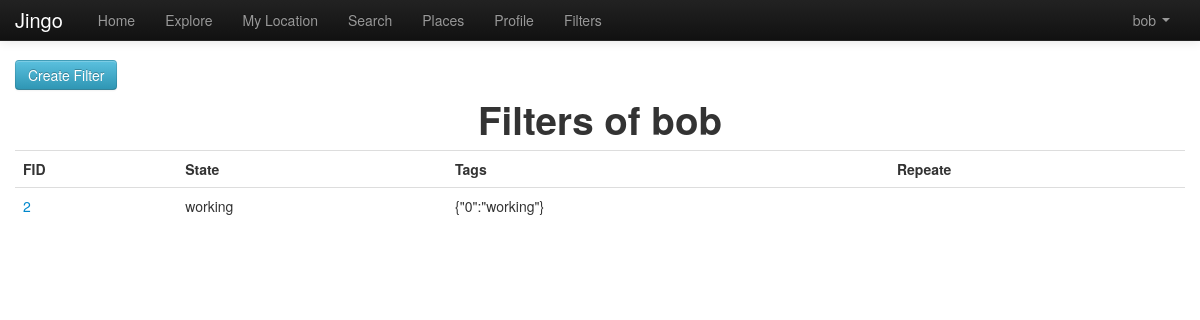
Page /index.php/home/filters (signed in) on the committed database.
### tables this page shows
CREATE TABLE IF NOT EXISTS `filter` (
  `fid` int(11) NOT NULL AUTO_INCREMENT,
  `uid` int(11) NOT NULL,
  `state` varchar(64) NOT NULL,
  `tags` varchar(64) NOT NULL,
  `s_from` datetime DEFAULT '0000-00-00 00:00:00',
  `s_to` datetime DEFAULT '0000-00-00 00:00:00',
  `repeat_flag` tinyint(1) DEFAULT '0',
  `sunday` tinyint(1) DEFAULT '0',
  `monday` tinyint(1) DEFAULT '0',
  `tuesday` tinyint(1) DEFAULT '0',
  `wednesday` tinyint(1) DEFAULT '0',
  `thursday` tinyint(1) DEFAULT '0',
  `friday` tinyint(1) DEFAULT '0',
  `saturday` tinyint(1) DEFAULT '0',
  `dt_inserted` datetime NOT NULL,
  `dt_edited` timestamp NOT NULL DEFAULT CURRENT_TIMESTAMP,
  `active` tinyint(1) NOT NULL DEFAULT '1',
  PRIMARY KEY (`fid`)
);

CREATE TABLE IF NOT EXISTS `user` (
  `uid` int(11) NOT NULL AUTO_INCREMENT,
  `uname` varchar(50) NOT NULL,
  `email` varchar(50) NOT NULL,
  `password` varchar(50) NOT NULL,
  `dt_inserted` datetime NOT NULL,
  `dt_edited` timestamp NOT NULL DEFAULT '0000-00-00 00:00:00' ON UPDATE CURRENT_TIMESTAMP,
  `first_name` varchar(50) NOT NULL,
  `last_name` varchar(50) NOT NULL,
  `gender` tinyint(1) DEFAULT NULL,
  `photo` varchar(100) DEFAULT NULL,
  `description` varchar(1000) NOT NULL,
  `last_latitude` float NOT NULL DEFAULT '0',
  `last_longitude` float NOT NULL DEFAULT '0',
  `current_state` varchar(50) NOT NULL,
  `active` tinyint(1) NOT NULL DEFAULT '1',
  PRIMARY KEY (`uid`),
  UNIQUE KEY `email` (`email`,`uname`)
);

### application/controllers/home.php (called while the page is built, shortened)
<?php
class Home extends CI_Controller{
    public function __construct(){
        $this->load->helper('view_helper');
        $this->load->view('header');
    }
      public function filters(){
        $user = $_SESSION['user'];
        $filters = array();
        if($user){
            $this->load->model('Filter');
            $this->Filter->uid = $user['uid'];
            $filters = $this->Filter->get();
        }
        $data['filters'] = $filters;
        $data['user'] = $user;
        $this->load->view('filters', $data);
    }
}
?>

### index.php (called while the page is built, shortened)
<?php
require_once BASEPATH.'core/CodeIgniter.php';

### application/models/filter.php (called while the page is built, shortened)
<?php
class Filter extends CI_Model {
    function get($params=null){
		$this->db->select('*');
		$this->db->from('filter');
		$where = ' 1=1 ';
		if(isset($this->uid)){
			$this->db->join('user','user.uid = filter.uid', 'left');
			$where .= ' AND filter.uid = '.$this->uid;
		}
		if($params){
			$params['filter.active']=1;
			$this->db->where($params);
		}else
			$this->db->where($where, null, false);
		$query = $this->db->get();
        return $query->result_array();
    }
}

### application/views/filters.php (the view, shortened to what this page needs)
<a class="btn btn-info" href="/trunk/index.php/filter" >Create Filter</a>
<br>
<div id="filters" class="table">
<table class="table table_hover">
	<tbody>
<?php if($filters){?>
		<caption><h1>Filters of <?php echo $user['uname'];?></h1></caption>
		<th>FID</th>
		<th>State</th>
		<th>Tags</th>
		<th>Repeate</th>
<?php  foreach($filters as $filter){?>
			<tr class="">
				<td><a href="/trunk/index.php/filter?fid=<?php echo $filter['fid'];?>" > <?php echo $filter['fid'];?></a></td>
				<td><?php echo $filter['state'];?></td>
				<td><?php echo $filter['tags'];?><td>
			</tr>
<?php	}}else{
			echo "NO SUCH FILTER";
		}
?>
	</tbody>
</table>
</div>

### rows in the picture
filter: uid.uname "bob", fid "2", state "working", tags "{\"0\":\"working\"}"

### other values in the picture
$_SESSION['user']['uname'] "bob"
